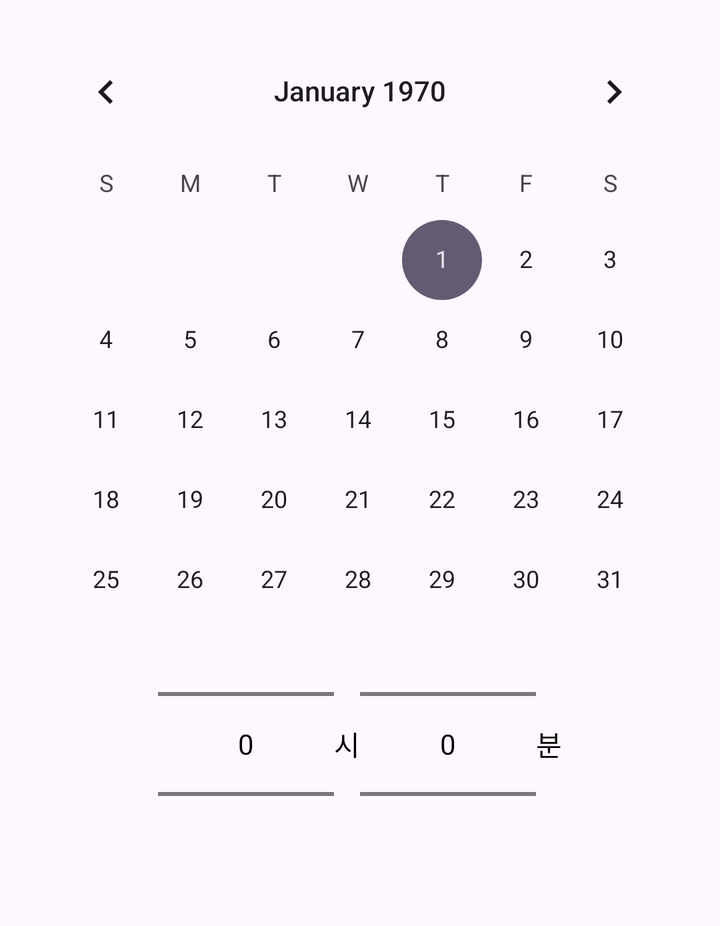
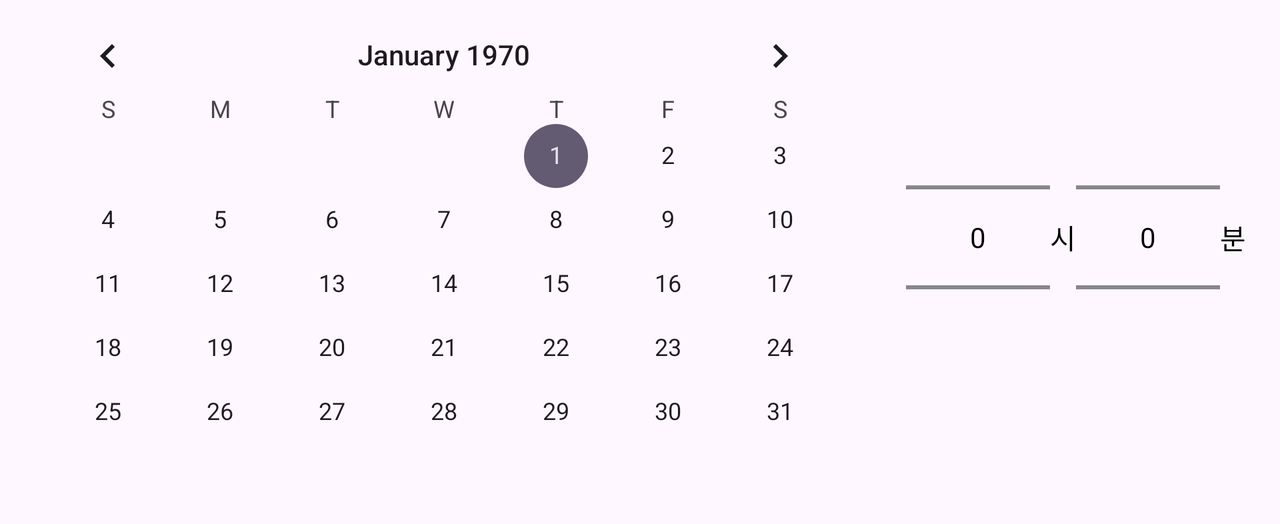

One screen, two layout resources from the same app: the default and the repository's alternative for another configuration. Each is rendered where Android would select it; the XML of both is given below.
<!-- AndroidManifest.xml: application theme Theme.HomeworkTracker -->
<!-- res/layout/dialog_event_calendar.xml -->
<ScrollView xmlns:android="http://schemas.android.com/apk/res/android" android:layout_width="match_parent" android:layout_height="wrap_content">
 <LinearLayout android:layout_width="match_parent" android:layout_height="wrap_content" android:orientation="vertical" android:padding="12dp">
  <CalendarView android:id="@+id/eventCalendar" android:layout_width="match_parent" android:layout_height="300dp" />
  <LinearLayout android:layout_width="match_parent" android:layout_height="wrap_content" android:orientation="horizontal" android:gravity="center">
   <NumberPicker android:id="@+id/eventCalendarHour" android:layout_width="88dp" android:layout_height="120dp" android:contentDescription="종료 시" />
   <TextView android:id="@+id/eventCalendarTimeLabel" android:layout_width="wrap_content" android:layout_height="wrap_content" android:text="시" />
   <NumberPicker android:id="@+id/eventCalendarMinute" android:layout_width="88dp" android:layout_height="120dp" android:contentDescription="종료 분" />
   <TextView android:layout_width="wrap_content" android:layout_height="wrap_content" android:text="분" />
  </LinearLayout>
  <TextView android:id="@+id/eventCalendarPreview" android:layout_width="match_parent" android:layout_height="wrap_content" android:gravity="center" />
 </LinearLayout>
</ScrollView>
<!-- resources referenced by this layout -->
<resources>
  <style name="Theme.HomeworkTracker" parent="Base.Theme.HomeworkTracker" />
  <style name="Base.Theme.HomeworkTracker" parent="Theme.Material3.DayNight.NoActionBar">
          <item name="android:textColor">#000000</item>
          <item name="colorOnSurface">#000000</item>
          <item name="android:editTextColor">#000000</item>
      </style>
</resources>
<!-- res/layout-land/dialog_event_calendar.xml (the repository's variant of the layout above) -->
<!-- drawn on the phone turned sideways -->
<LinearLayout xmlns:android="http://schemas.android.com/apk/res/android" android:layout_width="match_parent" android:layout_height="wrap_content" android:orientation="horizontal" android:gravity="center_vertical" android:padding="8dp">
 <CalendarView android:id="@+id/eventCalendar" android:layout_width="0dp" android:layout_weight="1" android:layout_height="wrap_content" android:layout_gravity="center_vertical" />
 <LinearLayout android:layout_width="196dp" android:layout_height="wrap_content" android:orientation="vertical" android:gravity="center" android:paddingStart="8dp">
  <LinearLayout android:layout_width="match_parent" android:layout_height="wrap_content" android:orientation="horizontal" android:gravity="center">
   <NumberPicker android:id="@+id/eventCalendarHour" android:layout_width="72dp" android:layout_height="100dp" android:contentDescription="종료 시" />
   <TextView android:id="@+id/eventCalendarTimeLabel" android:layout_width="wrap_content" android:layout_height="wrap_content" android:text="시" />
   <NumberPicker android:id="@+id/eventCalendarMinute" android:layout_width="72dp" android:layout_height="100dp" android:contentDescription="종료 분" />
   <TextView android:layout_width="wrap_content" android:layout_height="wrap_content" android:text="분" />
  </LinearLayout>
  <TextView android:id="@+id/eventCalendarPreview" android:layout_width="match_parent" android:layout_height="wrap_content" android:gravity="center" android:layout_marginTop="8dp" android:textSize="12sp" />
 </LinearLayout>
</LinearLayout>
